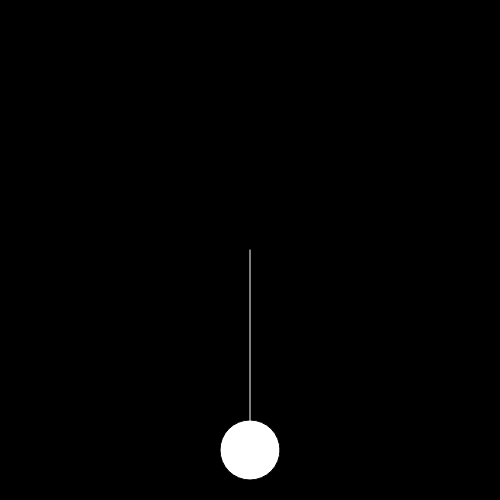
Frame 1 (no input)
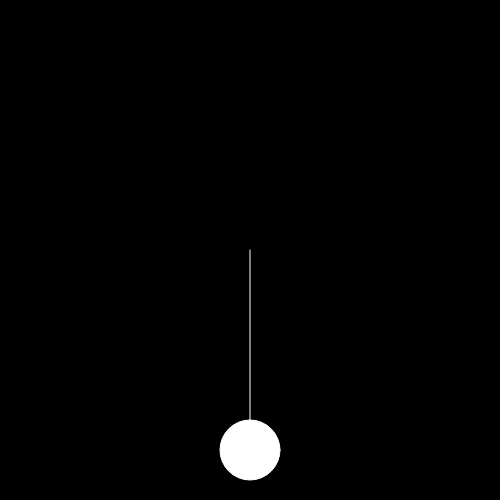
Frame 60 (no input)
Frame 120 (the mouse pressed at the canvas centre since frame 60): identical to frame 60, image omitted

The p5.js sketch that drew these frames (run headless with seeded random() and noise() and a simulated clock; from frame 60 on, the mouse is pressed at the canvas centre):

// p5.js sketch
// ── sketch.js


var pendulos = []
var grav=-10

function setup() {
  angleMode(DEGREES);

  createCanvas (500,500);

  for (var i = 0; i < 1; i++) {
    pendulos[i] = new pendulo();
  }

  
  }

function draw() {
  background(0);
  translate(250,250)
  for(var i = 0; i<pendulos.length;i++){
    pendulos[i].move()
    pendulos[i].draw()


    //DRAG
    //var c=-0.0
    //pendulos[i].aVel=pendulos[i].aVel+(pendulos[i].aVel/abs(pendulos[i].aVel))*c
  }
}
  
  
// ── Dots.js
function pendulo() {
  this.len=200
  this.angle = 0
  this.aVel=0
  this.pos = createVector(0,0)
  
  this.draw = function(){
    this.pos.set(sin(this.angle)*this.len,cos(this.angle)*this.len)
    ellipse(this.pos.x,this.pos.y,60,60)
    stroke(255)
    line(0,0,this.pos.x,this.pos.y)
  }
  this.move = function(){
    this.aVel += (sin(this.angle)*grav*10)/this.len
    this.angle += this.aVel
    
  }
  
  
  
   
}
